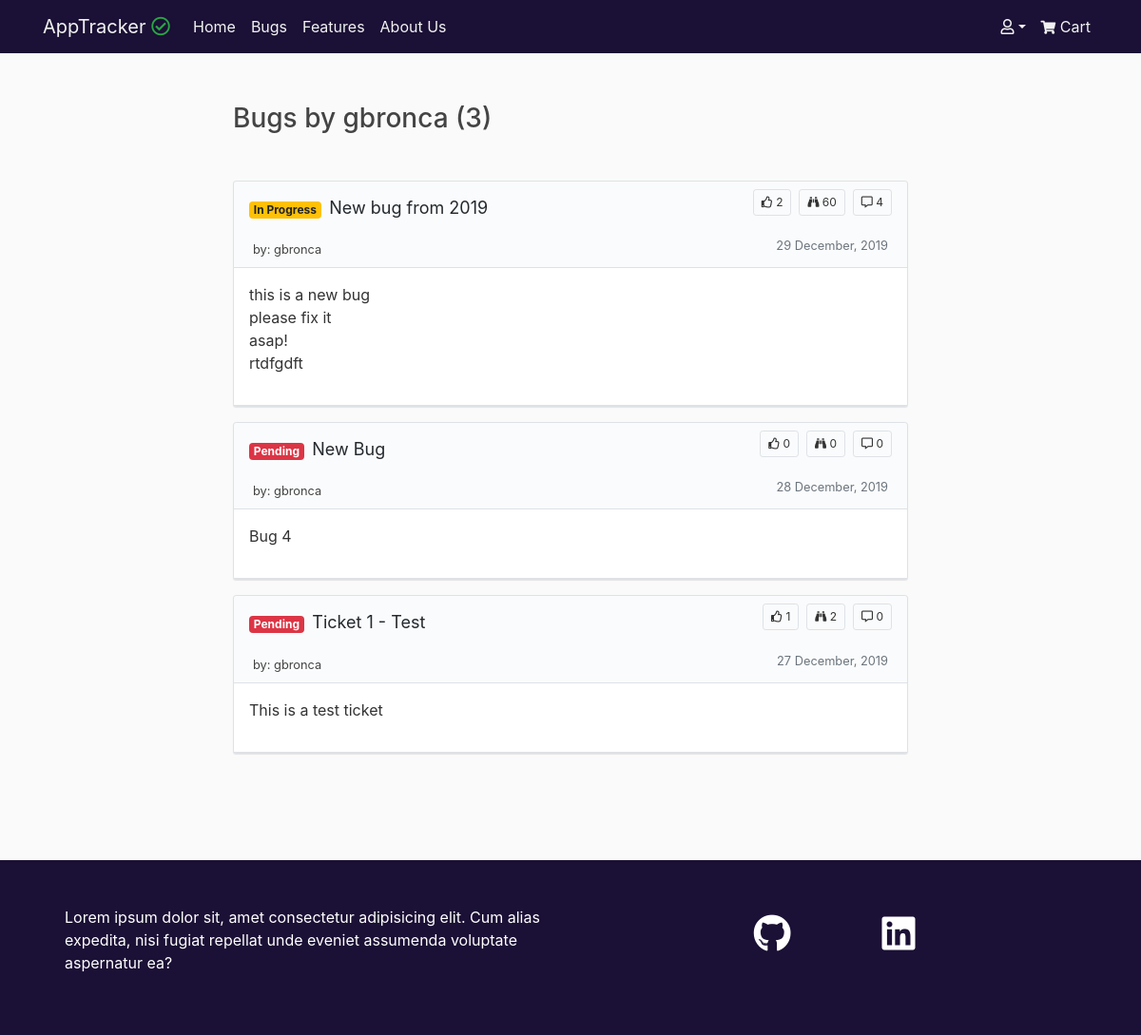
The app's page /tickets/user-bugs/gbronca/ with its own data.
### tickets/models.py (models this page shows, shortened)
class Ticket(models.Model):
    STATUS = (
        ('In Progress', 'In Progress'),
        ('Completed', 'Completed'),
        ('Pending', 'Pending')
    )
    ISSUE = (
        ('Bug', 'Bug'),
        ('Feature', 'Feature')
    )
    title = models.CharField(max_length=75)
    description = models.TextField()
    date_posted = models.DateTimeField(default=timezone.now)
    username = models.ForeignKey(User, on_delete=models.CASCADE)
    status = models.CharField(max_length=20, choices=STATUS,default='Pending')
    issue = models.CharField(max_length=20, choices=ISSUE, default='Bug')
    upvotes = models.PositiveIntegerField(default=0)
    views = models.PositiveIntegerField(default=0)

### tickets/views.py (the view)
# urls.py: path('user-bugs/<username>/', views.UserBugListView.as_view(template_name='tickets/user_tickets.html'), name='user_bugs'),
class UserBugListView(ListView):
    paginate_by = 5
    model = Ticket
    def get_queryset(self, *args, **kwargs):
        username = get_object_or_404(User, username=self.kwargs.get('username'))
        return Ticket.objects.filter(issue='Bug', username=username).order_by('-date_posted')
    def get_context_data(self, **kwargs):
        context = super().get_context_data(**kwargs)
        context['type'] = 'Bugs'
        is_paginated = True
        return context

### cart/context.py (called while the page is built, shortened)
def cart_contents(request):
    price = 10
    total = 0
    tickets_count = 0
    cart = request.session.get('cart', {})
    cart_items = []
    upvote_list = []
    return {'tickets_count': tickets_count,
            'cart_items': cart_items,
            'total': total,
            'price': price,
            'upvote_list': upvote_list}

### tickets/templates/tickets/user_tickets.html (shortened to what this page needs)
{% extends 'base.html' %}
{% block content %}
    <div class="col-12 col-lg-8 mx-auto mt-5 pt-1 mb-5 pb-5">
        <h3 class="mb-5">{{ type }} by {{ view.kwargs.username }} ({{ page_obj.paginator.count }})</h1>
        {% for ticket in object_list %}
            <article class="border border-color-faded rounded-sm my-3 box-shadow bg-gray-light">
                <div class="px-3">
                    <div class="d-flex justify-content-between my-1">
                        <div class="d-flex flex-grow-1 flex-shrink-1 ">
                            <h2><span
                                    class="badge badge-secondary badge-ticket badge-ticket-{{ ticket.status|lower|cut:' ' }}">{{ ticket.status }}
                                </span>
                                <a class="text-decoration-none header-normal"
                                    href="{% url 'tickets:detail' ticket.id %}">{{ ticket.title }}</a></h2>
                        </div>
                        <div class="d-flex align-self-start ml-3 my-1">
                            <div class="border border-color-faded rounded-sm py-1 px-2 ml-2 badge-ticket"><i class="far fa-thumbs-up"></i>  {{ ticket.upvotes }}</div>
                            <div class="border border-color-faded rounded-sm py-1 px-2 ml-2 badge-ticket"><i class="fas fa-binoculars"></i>  {{ ticket.views }}</div>
                            <div class="border border-color-faded rounded-sm py-1 px-2 ml-2 badge-ticket"><i class="far fa-comment-alt"></i>  {{ ticket.comments.count }}</div>
                        </div>
                    </div>
                </div>
                <div class="pb-1">
                    <div class="px-3">
                        <div class="d-flex justify-content-between py-1 px-1">
                            <div class="d-flex flex-grow-1 flex-shrink-1">
                                {% if type == 'Bugs' %}
                                <a class="mr-2 text-decoration-none"
                                    href="{% url 'tickets:user_bugs' ticket.username.username %}"><small>by: {{ ticket.username }}</small></a>
                                {% elif type == 'Features' %}
                                <a class="mr-2 text-decoration-none"
                                    href="{% url 'tickets:user_features' ticket.username.username %}"><small>by: {{ ticket.username }}</small></a>
                                {% endif %}
                            </div>
                            <div class="d-flex align-self-start">
                                <small class="text-muted">{{ ticket.date_posted|date:"d F, Y" }}</small>
                            </div>
                        </div>
                    </div>
                </div>
                <div class="border-bottom border-top bg-white">
                    <div class="p-3">
                        <div class="">{{ ticket.description|linebreaks|truncatechars_html:200 }}</div>
                    </div>
                </div>
            </article>
        {% endfor %}
    </div>
{% endblock %}

### static/css/style.css (style rules this page uses)
body { background: #fafafa; color: #333333; }
h1, h2, h3, h4, h5, h6 { color: #444444; }
a { color: #444444; }
a, a:hover { text-decoration: none; }
.border-color-faded { border: 1px solid #dddddd; }
.bg-gray-light { background-color: #fafbfc; }
.box-shadow { box-shadow: 0 1px 1px rgba(27, 31, 35, .1); }
.badge-ticket { font-size: 12px; }
.badge-ticket-pending { color: #ffffff; background-color: #dc3545; }
.badge-ticket-inprogress { color: #212529; background-color: #ffc107; }
.header-normal { font-weight: 400; font-size: 18px; color: #24292e; }

### records on screen
Ticket: status "In Progress", title "New bug from 2019", upvotes "2", views "60", comments.count "4", username "gbronca", date_posted "29 December, 2019", description "this is a new bug please fix it asap! rtdfgdft"
Ticket: status "Pending", title "New Bug", upvotes "0", views "0", comments.count "0", username "gbronca", date_posted "28 December, 2019", description "Bug 4"
Ticket: status "Pending", title "Ticket 1 - Test", upvotes "1", views "2", comments.count "0", username "gbronca", date_posted "27 December, 2019", description "This is a test ticket"

### other values on screen
{{ type }} "Bugs"
{{ view.kwargs.username }} "gbronca"
{{ page_obj.paginator.count }} "3"
